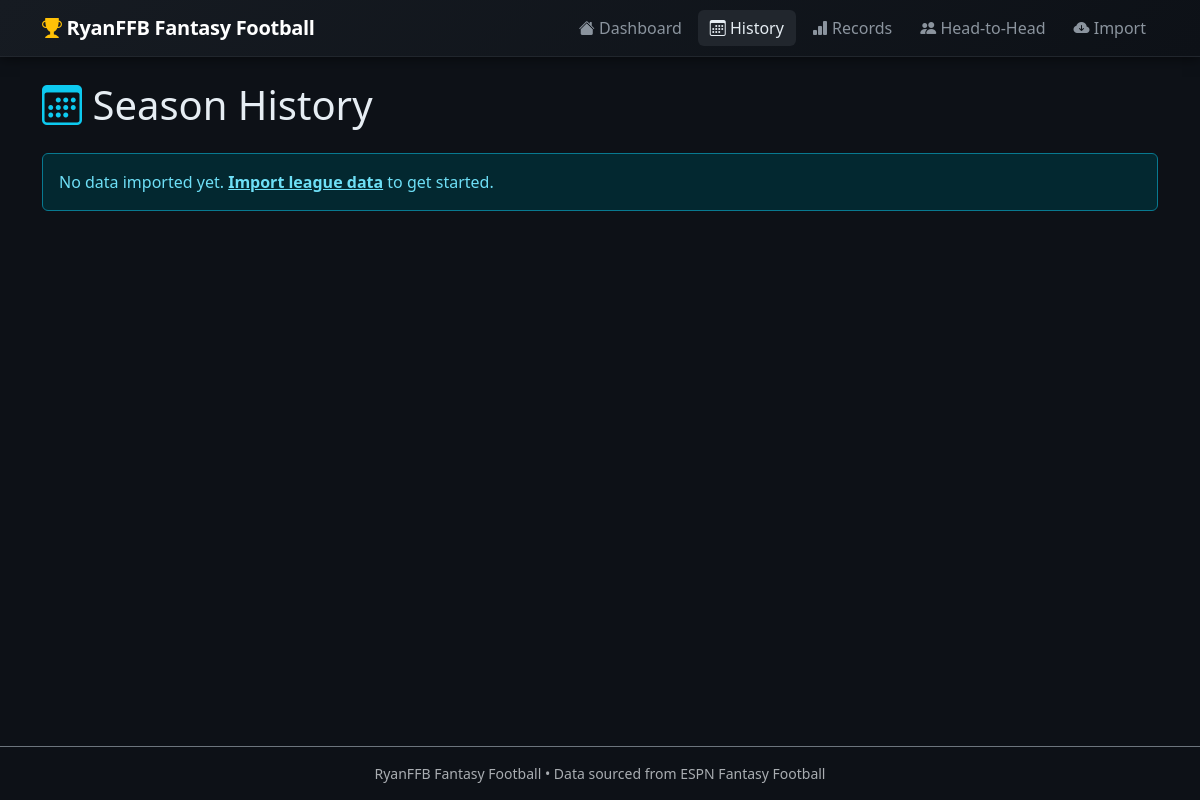
Before: /history with the older database file.
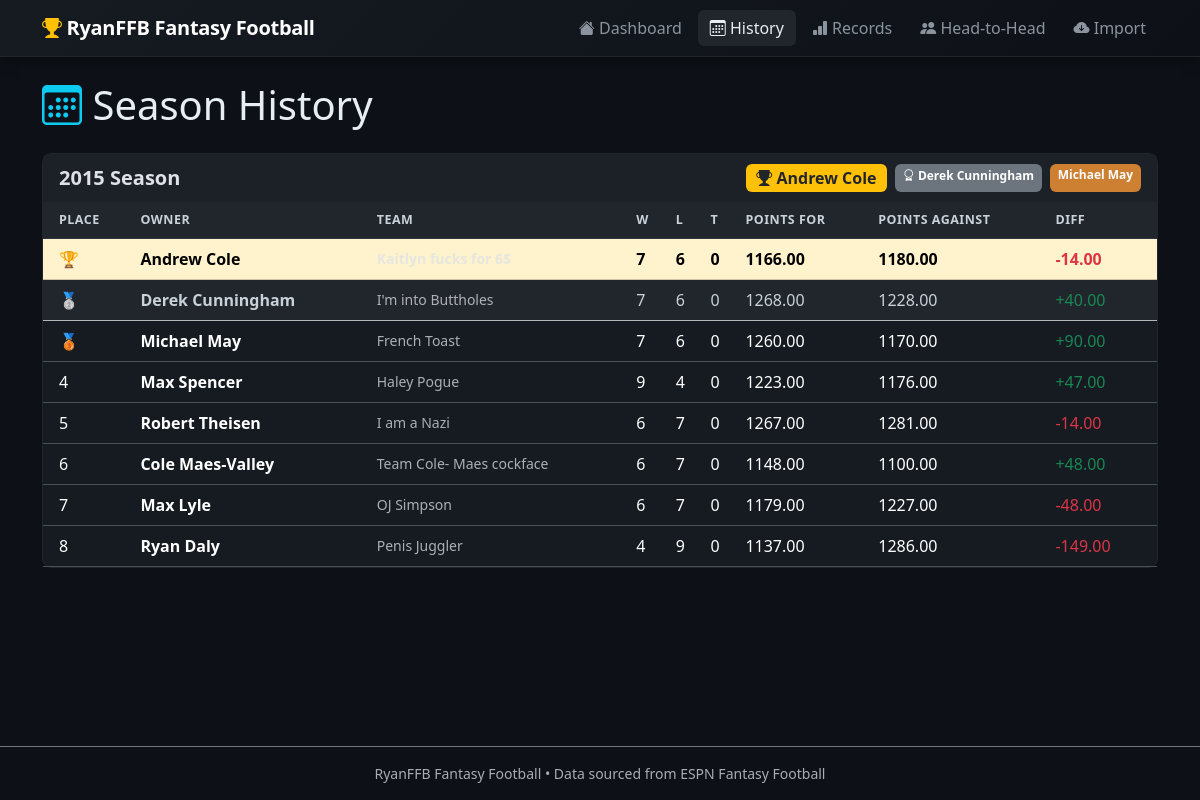
After: the same page with the newer database file.
### tables this page shows
CREATE TABLE seasons (
            year               INTEGER PRIMARY KEY,
            champion_owner     TEXT,
            champion_team      TEXT,
            champion_wins      INTEGER,
            champion_losses    INTEGER,
            champion_points    REAL,
            runner_up_owner    TEXT,
            runner_up_team     TEXT,
            third_place_owner  TEXT,
            reg_season_weeks   INTEGER
        );

CREATE TABLE teams (
            id              INTEGER PRIMARY KEY AUTOINCREMENT,
            year            INTEGER,
            owner           TEXT,
            team_name       TEXT,
            wins            INTEGER,
            losses          INTEGER,
            ties            INTEGER,
            points_for      REAL,
            points_against  REAL,
            final_standing  INTEGER,
            UNIQUE(year, owner)
        );

### app.py (the view)
@app.route("/history")
def history():
    conn = get_db()
    seasons = conn.execute("SELECT * FROM seasons ORDER BY year DESC").fetchall()
    season_data = []
    for s in seasons:
        teams = conn.execute("""
            SELECT * FROM teams WHERE year = ?
            ORDER BY final_standing ASC
        """, (s["year"],)).fetchall()
        season_data.append({"season": s, "teams": teams})
    conn.close()
    return render_template("history.html",
        league_name=LEAGUE_NAME,
        season_data=season_data,
        has_data=_has_data(),
    )

### app.py (called while the page is built)
def _has_data():
    conn = get_db()
    count = conn.execute("SELECT COUNT(*) FROM seasons").fetchone()[0]
    conn.close()
    return count > 0

### database.py (called while the page is built)
def get_db():
    os.makedirs(os.path.dirname(DATABASE_PATH), exist_ok=True)
    conn = sqlite3.connect(DATABASE_PATH)
    conn.row_factory = sqlite3.Row
    return conn

### templates/history.html (shortened to what this page needs)
{% extends 'base.html' %}
{% block content %}
<h1 class="mb-4"><i class="bi bi-calendar3 text-info"></i> Season History</h1>
{% if not has_data %}
<div class="alert alert-info">
  No data imported yet. <a href="/import" class="alert-link">Import league data</a> to get started.
</div>
{% elif not season_data %}
<div class="alert alert-secondary">No season data available.</div>
{% else %}
{% for item in season_data %}
{% set s = item.season %}
<div class="card mb-4">
  <div class="card-header d-flex align-items-center justify-content-between flex-wrap gap-2">
    <h5 class="mb-0 fw-bold">{{ s['year'] }} Season</h5>
    <div class="d-flex gap-2 flex-wrap">
      {% if s['champion_owner'] %}
      <span class="badge bg-warning text-dark fs-6">
        <i class="bi bi-trophy-fill"></i> {{ s['champion_owner'] }}
      </span>
      {% endif %}
      {% if s['runner_up_owner'] %}
      <span class="badge bg-secondary">
        <i class="bi bi-award"></i> {{ s['runner_up_owner'] }}
      </span>
      {% endif %}
      {% if s['third_place_owner'] %}
      <span class="badge" style="background:#cd7f32;">
        {{ s['third_place_owner'] }}
      </span>
      {% endif %}
    </div>
  </div>
  <div class="card-body p-0">
    <div class="table-responsive">
      <table class="table table-hover align-middle mb-0">
        <thead class="table-secondary text-dark">
          <tr>
            <th class="ps-3">Place</th>
            <th>Owner</th>
            <th>Team</th>
            <th>W</th>
            <th>L</th>
            <th>T</th>
            <th>Points For</th>
            <th>Points Against</th>
            <th class="pe-3">Diff</th>
          </tr>
        </thead>
        <tbody>
          {% for team in item.teams %}
          <tr {% if team['final_standing'] == 1 %}class="table-warning text-dark fw-bold"
              {% elif team['final_standing'] == 2 %}class="table-secondary"{% endif %}>
            <td class="ps-3">
              {% if team['final_standing'] == 1 %}🏆
              {% elif team['final_standing'] == 2 %}🥈
              {% elif team['final_standing'] == 3 %}🥉
              {% else %}{{ team['final_standing'] }}{% endif %}
            </td>
            <td><strong>{{ team['owner'] }}</strong></td>
            <td class="text-muted small">{{ team['team_name'] }}</td>
            <td>{{ team['wins'] }}</td>
            <td>{{ team['losses'] }}</td>
            <td>{{ team['ties'] if team['ties'] else 0 }}</td>
            <td>{{ "%.2f"|format(team['points_for']) }}</td>
            <td>{{ "%.2f"|format(team['points_against']) }}</td>
            <td class="pe-3 {% if team['points_for'] >= team['points_against'] %}text-success{% else %}text-danger{% endif %}">
              {{ "%+.2f"|format(team['points_for'] - team['points_against']) }}
            </td>
          </tr>
          {% endfor %}
        </tbody>
      </table>
    </div>
  </div>
</div>
{% endfor %}
{% endif %}
{% endblock %}

### templates/base.html (shortened to what this page needs)
<!DOCTYPE html>
<html lang="en" data-bs-theme="dark">
<head>
  <link href="https://cdn.jsdelivr.net/npm/bootstrap@5.3.2/dist/css/bootstrap.min.css" rel="stylesheet">
  <link href="https://cdn.jsdelivr.net/npm/bootstrap-icons@1.11.3/font/bootstrap-icons.css" rel="stylesheet">
  <link href="{{ url_for('static', filename='style.css') }}" rel="stylesheet">
</head>
<body>
<nav class="navbar navbar-expand-lg navbar-dark sticky-top" id="main-nav">
  <div class="container">
    <a class="navbar-brand fw-bold" href="/">
      <i class="bi bi-trophy-fill text-warning"></i> {{ league_name }}
    </a>
    <div class="collapse navbar-collapse" id="navmenu">
      <ul class="navbar-nav ms-auto gap-1">
        <li class="nav-item">
          <a class="nav-link {% if request.endpoint == 'index' %}active{% endif %}" href="/">
            <i class="bi bi-house-fill"></i> Dashboard
          </a>
        </li>
        <li class="nav-item">
          <a class="nav-link {% if request.endpoint == 'history' %}active{% endif %}" href="/history">
            <i class="bi bi-calendar3"></i> History
          </a>
        </li>
        <li class="nav-item">
          <a class="nav-link {% if request.endpoint == 'records' %}active{% endif %}" href="/records">
            <i class="bi bi-bar-chart-fill"></i> Records
          </a>
        </li>
        <li class="nav-item">
          <a class="nav-link {% if request.endpoint == 'h2h' %}active{% endif %}" href="/h2h">
            <i class="bi bi-people-fill"></i> Head-to-Head
          </a>
        </li>
        <li class="nav-item">
          <a class="nav-link {% if request.endpoint == 'import_view' %}active{% endif %}" href="/import">
            <i class="bi bi-cloud-arrow-down-fill"></i> Import
          </a>
        </li>
      </ul>
    </div>
  </div>
</nav>
<div class="container my-4">
  {% block content %}{% endblock %}
</div>
<footer class="mt-auto py-3 border-top border-secondary text-center text-muted small">
  {{ league_name }} &bull; Data sourced from ESPN Fantasy Football
</footer>
</body>
</html>

### static/style.css (style rules this page uses)
body { background-color: #0d1117; color: #e6edf3; min-height: 100vh; display: flex; flex-direction: column; }
#main-nav { background: linear-gradient(135deg, #161b22 0%, #0d1117 100%); border-bottom: 1px solid #21262d; box-shadow: 0 2px 12px rgba(0,0,0,.5); }
#main-nav .navbar-brand { font-size: 1.25rem; letter-spacing: -.3px; }
#main-nav .nav-link { color: #8b949e !important; border-radius: 6px; padding: .35rem .75rem; transition: color .15s, background .15s; }
#main-nav .nav-link:hover, #main-nav .nav-link.active { color: #e6edf3 !important; background: #21262d; }
.card { background-color: #161b22; border-color: #21262d; border-radius: 10px; }
.card-header { background-color: #1c2128; border-bottom-color: #21262d; padding: .65rem 1rem; }
.table { --bs-table-bg: transparent; --bs-table-hover-bg: rgba(255,255,255,.04); color: #e6edf3; }
.table-secondary { --bs-table-bg: #21262d; --bs-table-color: #c9d1d9; }
thead th { font-size: .78rem; font-weight: 600; text-transform: uppercase; letter-spacing: .04em; border-bottom: 1px solid #30363d !important; }
footer { margin-top: auto; background: #0d1117; }

Changed rows visible on the page:
added seasons: year "2015", champion_owner "Andrew Cole", runner_up_owner "Derek Cunningham", third_place_owner "Michael May"
added teams: owner "Andrew Cole", wins "7", losses "6", ties "0", points_for "1166.00", points_against "1180.00", team['points_for']-team['points_against'] "-14.00", final_standing 1 (drawn)
added teams: owner "Derek Cunningham", team_name "I'm into Buttholes", wins "7", losses "6", ties "0", points_for "1268.00", points_against "1228.00", team['points_for']-team['points_against'] "+40.00", final_standing 2 (drawn)
added teams: owner "Michael May", team_name "French Toast", wins "7", losses "6", ties "0", points_for "1260.00", points_against "1170.00", team['points_for']-team['points_against'] "+90.00"
added teams: final_standing "4", owner "Max Spencer", team_name "Haley Pogue", wins "9", losses "4", ties "0", points_for "1223.00", points_against "1176.00", team['points_for']-team['points_against'] "+47.00"
added teams: final_standing "5", owner "Robert Theisen", team_name "I am a Nazi", wins "6", losses "7", ties "0", points_for "1267.00", points_against "1281.00", team['points_for']-team['points_against'] "-14.00"
added teams: final_standing "6", owner "Cole Maes-Valley", team_name "Team Cole- Maes cockface", wins "6", losses "7", ties "0", points_for "1148.00", points_against "1100.00", team['points_for']-team['points_against'] "+48.00"
added teams: final_standing "7", owner "Max Lyle", team_name "OJ Simpson", wins "6", losses "7", ties "0", points_for "1179.00", points_against "1227.00", team['points_for']-team['points_against'] "-48.00"
added teams: final_standing "8", owner "Ryan Daly", team_name "Penis Juggler", wins "4", losses "9", ties "0", points_for "1137.00", points_against "1286.00", team['points_for']-team['points_against'] "-149.00"
Other visible differences:
new list line: "Season PLACE OWNER TEAM W L T POINTS FOR POINTS AGAINST DIFF"
text no longer shown: "No data imported yet. Import league data to get started."
